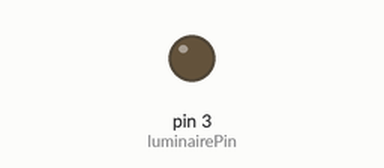
Bench run of a sketch on a simulated Arduino Uno, built with avr-gcc and run on an emulated ATmega328P. Parts: output pins drawn as LEDs (lit = HIGH).

Above: at 0.05 s.
At 1.5 s:
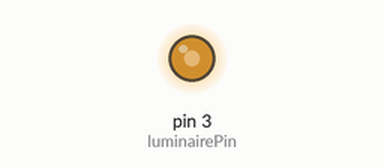
At 3.0 s:
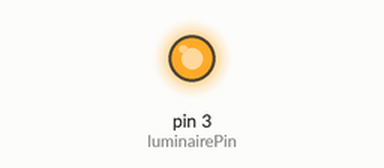
Timing chart, 0 to 6.9 s (numbered marks = the images above):
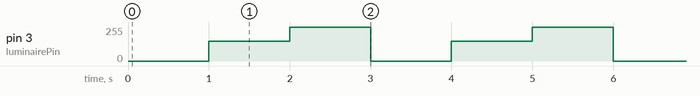

The sketch:

AnalogWriterV5.ino
```cpp
const int luminairePin = 3;

void setup() {
  pinMode(luminairePin, OUTPUT);
  // Reset PWM speed on pin 3 and 11
  TCCR2B &= B11111000;
  // TCCR2B |= (1 << CS22);
  // TCCR2B |= (1 << CS21);
  TCCR2B |= (1 << CS20);
}

void loop() {
  analogWrite(luminairePin, 0);
  delay(1000);

  analogWrite(luminairePin, 150);
  delay(1000);

  analogWrite(luminairePin, 255);
  delay(1000);
}
```

Measured:
- by itself, pin 3 (luminairePin): repeats every 3.0 s: 255/255 1.0 s, 0/255 1.0 s, 150/255 1.0 s
